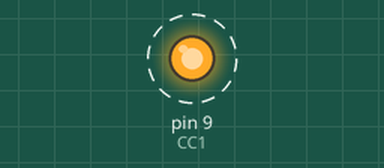
Simulated run of this sketch. Board: Arduino Uno, built with avr-gcc and run on an emulated ATmega328P. Parts: output pins drawn as LEDs (lit = HIGH). Dashed ring = blinking.

Above: at 0.2 s.
Timing chart, 0 to 3.0 s (numbered marks = the images above):
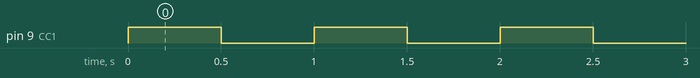

The sketch:

c_test.ino
```cpp
#include <avr/interrupt.h>
#include <avr/io.h>
#include <util/twi.h>


#define CC1  DDRB |= (1<<1);
#define CC1_ON   PORTB |= (1<<1);
#define CC1_OFF  PORTB &= ~(1<<1);

#define CC2  DDRB |= (1<<0);
#define CC2_ON   PORTB |= (1<<0);
#define CC2_OFF  PORTB &= ~(1<<0);
void setup() {
  // put your setup code here, to run once:
 CC1;
}

void loop() {
  // put your main code here, to run repeatedly:
CC1_ON;
//digitalWrite(8,HIGH);
delay(500);
CC1_OFF;
//digitalWrite(8,LOW);
delay(500);
}
```

Measured:
- by itself, pin 9 (CC1): alternates HIGH for 0.50 s and LOW for 0.50 s
